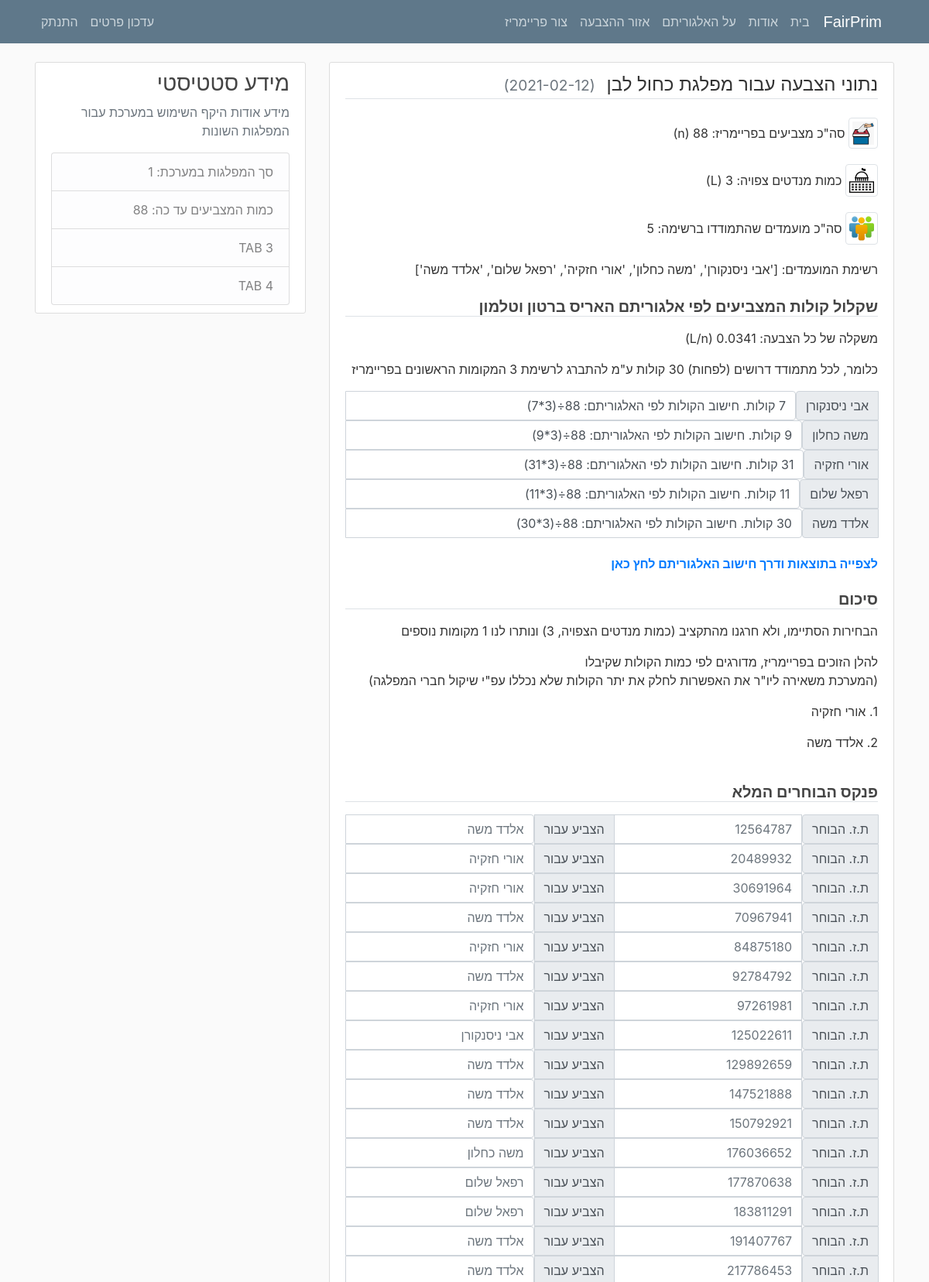
The app's page /voting (signed in, upper part) with its own data.
### FairPrim/models.py (models this page shows, shortened)
class Post(db.Model):
    id = db.Column(db.Integer, primary_key=True)
    title = db.Column(db.String(100), nullable=False)
    date_posted = db.Column(db.DateTime, nullable=False)
    content = db.Column(db.Text, nullable=False)
    members = db.Column(db.Text, nullable=False)
    user_id = db.Column(db.Integer, db.ForeignKey('user.id'), nullable=False)
    polls_predict = db.Column(db.Integer, nullable=True)
    voted_allow = db.Column(db.Integer, nullable=False, default=1)

class User(db.Model, UserMixin):
    id = db.Column(db.Integer, primary_key=True)
    username = db.Column(db.String(20), unique=True, nullable=False)
    party = db.Column(db.String(20), nullable=False)
    email = db.Column(db.String(100), unique=True, nullable=False)
    image_file = db.Column(db.String(20), nullable=False, default='default.png')
    party_image_file = db.Column(db.String(20), nullable=False, default='default.png')
    password = db.Column(db.String(60), nullable=False)
    post = db.relationship('Post', backref='author', lazy=True)

class Election(db.Model):
    id = db.Column(db.Integer, unique=True, primary_key=True)
    party = db.Column(db.String(20), nullable=False)
    member_voted = db.Column(db.String(8), nullable=False)
    user_id = db.Column(db.Integer, db.ForeignKey('user.id'), nullable=False)

### FairPrim/routes.py (the view)
@app.route('/voting', methods=['GET', 'POST'])
@login_required
def voting():
    posts = Post.query.filter_by(author=current_user).count()
    info = update_values()
    if posts > 0:
        posts = Post.query.filter_by(author=current_user)
        election = Election.query.filter_by(party=current_user.party)
        arr_info = get_info(posts.first(), election.all())
        if election.count() > 0:
            arr_info.insert(8, to_rem(arr_info))
            arr_info.insert(9, len(arr_info[8]))
            arr_info.insert(10, get_candidate_by_char(arr_info))
            edit_txt(arr_info)
        return render_template('voting.html', author=current_user, info=arr_info, election=election, posts=posts,
                               total_info=info, avg=round(arr_info[5] / arr_info[3], 4),
                               max=math.ceil(1 / (arr_info[5] / arr_info[3])))
    else:
        flash('לא יצרת עדיין פריימריז', 'danger')
        return redirect(url_for('home'))

### FairPrim/models.py (called while the page is built)
@login_manager.user_loader
def load_user(user_id):
    return User.query.get(int(user_id))

### FairPrim/routes.py (called while the page is built)
def update_values():
    posts_count = Post.query.count()
    election_count = Election.query.count()
    return [posts_count, election_count]

def calculate_algo(post: Post):
    map_project_to_cost = {}
    for index_1, candidate in enumerate(post.members.split(', ')):
        for index_2, c in enumerate(ascii_lowercase):
            if index_1 == index_2:
                map_project_to_cost[c] = 1
    return map_project_to_cost

def to_rem(arr_info) -> list:
    return segal.run(arr_info[6], arr_info[7], arr_info[5])

def get_candidate_by_char(info):
    results = []
    for index, candidate in enumerate(info[6]):
        for winner in info[8]:
            if candidate == winner:
                results.append(info[1][index])
    return results

def get_candidate_value(candidate_dic: dict, candidate) -> str:
    return str(list(candidate_dic)[candidate])

def edit_txt(info):
    fin = open("FairPrim/static/party.txt", "rt")
    fout = open("FairPrim/static/party_o.txt", "wt")
    for line in fin:
        newline = line
        for index_1, c in enumerate(ascii_lowercase):
            if index_1 < len(info[1]):
                if line.__contains__(c):
                    newline = newline.replace(c, info[1][index_1]+" - ")
        fout.write(newline)
    fin.close()
    fout.close()

### FairPrim/segal.py (called while the page is built)
def powerset(iterable: list):
    "powerset([1,2,3]) --> () (1,) (2,) (3,) (1,2) (1,3) (2,3) (1,2,3)"
    s = list(iterable)
    return set(chain.from_iterable(combinations(s, r) for r in range(len(s) + 1)))

def run(map_project_to_cost, votes, limit):
    logger.setLevel(logging.INFO)
    return proportional_budgeting(map_project_to_cost, votes, limit)

### FairPrim/templates/voting.html
{% extends "layout.html" %}
{% block content %}
{% for post in posts %}
<div class="content-section">
    <fieldset class="form-group">
        <legend class="border-bottom mb-4">
            נתוני הצבעה עבור מפלגת {{post.author.party}}
            <small class="text-muted mr-2">({{ post.date_posted.strftime('%Y-%m-%d') }})</small>
        </legend>
        <div class="form-group">
            <p><img class="img-thumbnail mb-1"
                    src="{{url_for('static', filename='profile_pics/voters.png')}}"> סה"כ מצביעים בפריימריז: {{info[3]}} (n)</p>
            {% if post.polls_predict > 0 %}
            <p><img class="img-thumbnail mb-1"
                    src="{{url_for('static', filename='profile_pics/mandat.png')}}"> כמות מנדטים צפויה: {{post.polls_predict}} (L)</p>
            {% else %}
            <p><img class="img-thumbnail mb-1"
                    src="{{url_for('static', filename='profile_pics/mandat.png')}}"> אין מידע עבור כמות המנדטים הצפויה למפלגה. לכן התקציב (L) הוא כמספר המועמדים בפריימריז</p>
            {% endif %}
            <p><img class="img-thumbnail mb-1"
                    src="{{url_for('static', filename='profile_pics/users.png')}}"> סה"כ מועמדים שהתמודדו ברשימה: {{info[0]}}</p>
            <p>רשימת המועמדים: {{info[1]}} </p>
        </div>
        <fieldset class="form-group">
            <h5><b><p class="border-bottom mt-2"> שקלול קולות המצביעים לפי אלגוריתם האריס ברטון וטלמון</p></b></h5>
            <p>משקלה של כל הצבעה: {{avg}} (L/n)</p>
            <p>כלומר, לכל מתמודד דרושים (לפחות) {{max}} קולות ע"מ להתברג לרשימת {{post.polls_predict}} המקומות הראשונים בפריימריז</p>
            {% for vote in info[2] %}
            <div class="input-group">
                <div class="input-group-prepend">
                    <span class="input-group-text" id="candidate">{{info[1][loop.index0]}}</span>
                </div>
                <span class="form-control"> {{vote}} קולות. חישוב הקולות לפי האלגוריתם: {{info[3]}}&divide;({{post.polls_predict}}*{{vote}}) </span>
            </div>
            {% endfor %}
            <br>
            <h6><b><a class="mt-2" href="{{url_for('static', filename='party_o.txt')}}">לצפייה בתוצאות ודרך חישוב האלגוריתם לחץ כאן</a></b></h6>
            <h5><b><p class="border-bottom mt-4">סיכום</p></b></h5>
            <p>הבחירות הסתיימו, ולא חרגנו מהתקציב (כמות מנדטים הצפויה, {{post.polls_predict}}) ונותרו לנו {{(post.polls_predict-info[9])}} מקומות נוספים</p>
            <p>להלן הזוכים בפריימריז, מדורגים לפי כמות הקולות שקיבלו<br>
             (המערכת משאירה ליו"ר את האפשרות לחלק את יתר הקולות שלא נכללו עפ"י שיקול חברי המפלגה)</p>
            {% for winner in info[10] %}
            <p>{{loop.index}}. {{winner}}</p>
            {% endfor %}
        </fieldset>
        <h5><b><p class="border-bottom mt-4">פנקס הבוחרים המלא</p></b></h5>
        {% for voter in info[4] %}
        <fieldset class="input-group">
            <div class="input-group-prepend">
                <span class="input-group-text" id="id">ת.ז. הבוחר</span>
            </div>
            <input type="text" class="form-control" placeholder="{{voter[0]}}">
            <div class="input-group-prepend">
                <span class="input-group-text" id="member">הצביע עבור</span>
            </div>
            {% set votes = voter[1].split(',') %}
            {% for vote in votes %}
            <input type="text" class="form-control" placeholder="{{vote}}">
            {% endfor %}
        </fieldset>
        {% endfor %}
    </fieldset>
</div>
{% endfor %}
{% endblock content %}

### FairPrim/templates/layout.html (shortened to what this page needs)
<!DOCTYPE html>
<html dir="rtl" lang="he">
<head>
    <link rel="stylesheet" href="https://maxcdn.bootstrapcdn.com/bootstrap/4.0.0/css/bootstrap.min.css"
>
    <link rel="stylesheet" type="text/css" href="{{url_for('static', filename='main.css')}}">
</head>
<body>
<header class="site-header">
    <nav class="navbar navbar-expand-md navbar-dark bg-steel fixed-top">
        <div class="container">
            <a class="navbar-brand" href="/" style="font-family:Arial">FairPrim&ensp;</a>
            <div class="collapse navbar-collapse" id="navbarToggle">
                <div class="navbar-nav">
                    <a class="nav-item nav-link" href="{{url_for('home')}}">בית</a>
                    <a class="nav-item nav-link" href="{{url_for('about')}}">אודות</a>
                    <a class="nav-item nav-link" href="{{url_for('algorithm')}}">על האלגוריתם</a>
                    {% if current_user.is_authenticated %}
                    <a class="nav-item nav-link" href="{{url_for('voting')}}">אזור ההצבעה</a>
                    <a class="nav-item nav-link" href="{{url_for('create_post')}}">צור פריימריז</a>
                    {% endif %}
                </div>
                <div class="navbar-nav mr-auto">
                    {% if current_user.is_authenticated %}
                    <a class="nav-item nav-link" href="{{url_for('account')}}">עדכון פרטים</a>
                    <a class="nav-item nav-link" href="{{url_for('logout')}}">התנתק</a>
                    {% else %}
                    <a class="nav-item nav-link" href="{{url_for('login')}}">התחברות</a>
                    <a class="nav-item nav-link" href="{{url_for('signup')}}">משתמש חדש? הירשם כעת</a>
                    {% endif %}
                </div>
            </div>
        </div>
    </nav>
</header>
<main role="main" class="container">
    <div class="row">
        <div class="col-md-8">
            {% block content %}{% endblock %}
        </div>
        <div class="col-md-4">
            <div class="content-section">
                <h3>מידע סטטיסטי</h3>
                <p class='text-muted'>מידע אודות היקף השימוש במערכת עבור המפלגות השונות</p>
                <ul class="list-group" dir="ltr">
                    <li class="list-group-item list-group-item-light">{{total_info[0]}} :סך המפלגות במערכת</li>
                    <li class="list-group-item list-group-item-light">{{total_info[1]}} :כמות המצביעים עד כה </li>
                    <li class="list-group-item list-group-item-light">TAB 3</li>
                    <li class="list-group-item list-group-item-light">TAB 4</li>
                </ul>
            </div>
        </div>
    </div>
</main>
</body>
</html>

### FairPrim/static/main.css (style rules this page uses)
body { background: #fafafa; color: #333333; margin-top: 5rem; text-align: right; }
h1, h2, h3, h4, h5, h6 { color: #444444; text-align: right; }
.bg-steel { background-color: #5f788a; text-align: right; }
.site-header .navbar-nav .nav-link { color: #cbd5db; text-align: right; }
.content-section { background: #ffffff; padding: 10px 20px; border: 1px solid #dddddd; border-radius: 3px; margin-bottom: 20px; text-align: right; }

### records on screen
Post: author.party "כחול לבן", date_posted "2021-02-12", info "5", info "['אבי ניסנקורן', 'משה כחלון', 'אורי חזקיה', 'רפאל שלום', 'אלדד משה']", info "אבי ניסנקורן" "משה כחלון" "אורי חזקיה" "רפאל שלום" "אלדד משה", info "88" "88" "88" "88" "88", polls_predict "3" "3" "3" "3" "3", 2 "7" "9" "31" "11" "30", polls_predict "3", (post.polls_predict-info[9]) "1", 10 "אורי חזקיה" "אלדד משה"
Election: id "12564787", votes "אלדד משה"
Election: id "20489932", votes "אורי חזקיה"
Election: id "30691964", votes "אורי חזקיה"
Election: id "70967941", votes "אלדד משה"
Election: id "84875180", votes "אורי חזקיה"
Election: id "92784792", votes "אלדד משה"
Election: id "97261981", votes "אורי חזקיה"
Election: id "125022611", votes "אבי ניסנקורן"
Election: id "129892659", votes "אלדד משה"
Election: id "147521888", votes "אלדד משה"
Election: id "150792921", votes "אלדד משה"
Election: id "176036652", votes "משה כחלון"
Election: id "177870638", votes "רפאל שלום"
Election: id "183811291", votes "רפאל שלום"
Election: id "191407767", votes "אלדד משה"
Election: id "217786453", votes "אלדד משה"

### other values on screen
{{ total_info[0] }} "1"
{{ total_info[1] }} "88"
